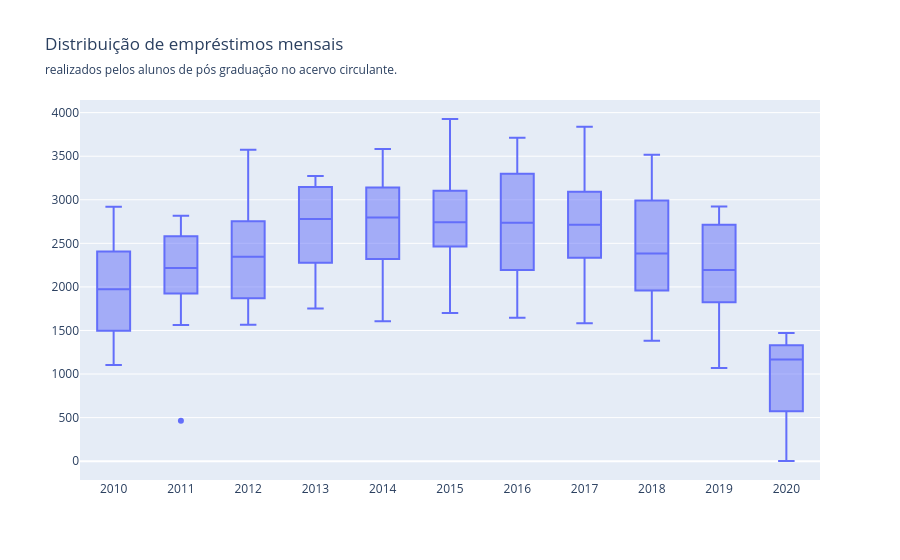

Write notebook code for a chart like this one.
### Code cell
plota_grafico_box(alunos_pos_graduacao_acervo_circulante, 'ano', 'quantidade','Distribuição de empréstimos mensais', 'realizados pelos alunos de pós graduação no acervo circulante.' )

### Figure 1 — Plotly figure (JSON) as saved in the notebook; plotly's stock layout.template omitted (floating-point values rounded to 4 significant figures)
{"data": [{"alignmentgroup": "True", "hovertemplate": "ano=%{x}<br>quantidade=%{y}<extra></extra>", "legendgroup": "", "marker": {"color": "#636efa"}, "name": "", "notched": false, "offsetgroup": "", "orientation": "v", "showlegend": false, "type": "box", "x": [2015, 2017, 2017, 2016, 2016, 2014, 2012, 2018, 2016, 2015, 2018, 2013, 2014, 2013, 2013, 2014, 2017, 2015, 2016, 2013, 2014, 2015, 2018, 2017, 2016, 2014, 2012, 2015, 2012, 2019, 2013, 2010, 2018, 2014, 2017, 2019, 2019, 2011, 2013, 2015, 2013, 2016, 2017, 2016, 2010, 2015, 2017, 2014, 2015, 2011, 2019, 2011, 2011, 2014, 2012, 2013, 2010, 2015, 2018, 2013, 2011, 2015, 2018, 2019, 2016, 2017, 2018, 2012, 2012, 2012, 2011, 2017, 2017, 2016, 2014, 2014, 2019, 2010, 2018, 2010, 2012, 2013, 2013, 2011, 2019, 2016, 2019, 2018, 2019, 2011, 2010, 2012, 2014, 2011, 2010, 2011, 2018, 2015, 2010, 2013, 2012, 2015, 2016, 2012, 2017, 2016, 2019, 2014, 2019, 2017, 2012, 2011, 2018, 2010, 2010, 2020, 2018, 2010, 2020, 2020, 2010, 2019, 2011, 2020], "x0": " ", "xaxis": "x", "y": [3927, 3837, 3722, 3711, 3662, 3583, 3575, 3518, 3483, 3315, 3290, 3274, 3204, 3186, 3181, 3180, 3125, 3120, 3115, 3110, 3101, 3086, 3068, 3059, 3049, 3010, 2993, 2977, 2956, 2922, 2921, 2919, 2914, 2904, 2849, 2848, 2836, 2818, 2791, 2774, 2767, 2753, 2724, 2720, 2716, 2711, 2705, 2690, 2661, 2595, 2593, 2591, 2573, 2571, 2553, 2528, 2514, 2506, 2451, 2445, 2431, 2423, 2389, 2379, 2378, 2376, 2376, 2370, 2351, 2341, 2340, 2339, 2332, 2328, 2325, 2316, 2307, 2297, 2229, 2222, 2217, 2108, 2104, 2095, 2082, 2059, 2049, 2049, 2037, 2030, 2026, 2025, 1970, 1945, 1920, 1903, 1868, 1785, 1782, 1753, 1714, 1701, 1692, 1691, 1649, 1646, 1613, 1605, 1601, 1582, 1566, 1563, 1545, 1522, 1474, 1471, 1382, 1275, 1189, 1143, 1105, 1069, 465, 2], "y0": " ", "yaxis": "y"}], "layout": {"boxmode": "group", "legend": {"tracegroupgap": 0}, "title": {"subtitle": {"text": "realizados pelos alunos de pós graduação no acervo circulante."}, "text": "Distribuição de empréstimos mensais"}, "xaxis": {"anchor": "y", "domain": [0, 1], "tickmode": "linear", "title": {}}, "yaxis": {"anchor": "x", "domain": [0, 1], "title": {}}}}
